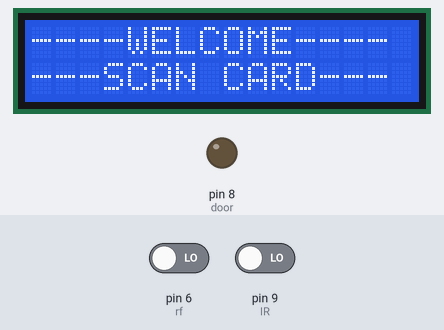
Bench run of a sketch on a simulated Arduino Uno, built with avr-gcc and run on an emulated ATmega328P. Parts: 16×2 character LCD, output pins drawn as LEDs (lit = HIGH). The inputs (shaded band) are chosen by the test bench; at power-on: pin 6 (rf) LOW, pin 9 (IR) LOW.

Above: at 0.6 s.
At 4.7 s:
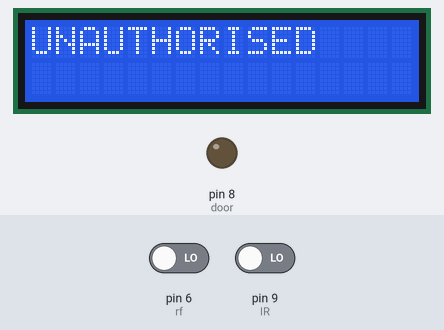
4.8 s: pin 6 (rf) driven HIGH
At 6.0 s:
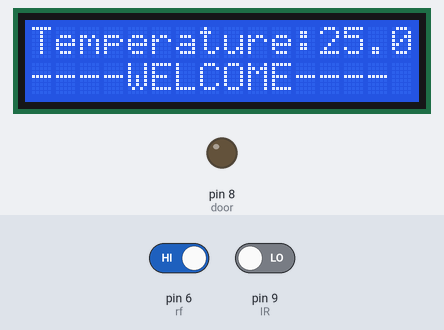
6.3 s: pin 9 (IR) driven HIGH
At 7.3 s:
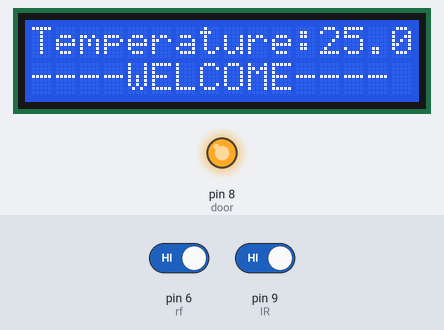
Timing chart, 0 to 9.3 s (numbered marks = the images above; inputs shaded):
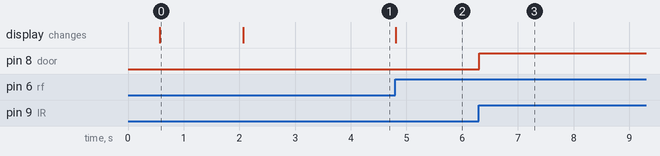

The sketch:

node-arduino-lcd.ino
```cpp
#include<LiquidCrystal.h>

const int rs = 12, en = 11, d4 = 5, d5 = 4, d6 = 3, d7 = 2, rf = 6, IR = 9, door = 8;
LiquidCrystal lcd(rs, en, d4, d5, d6, d7);

byte temp_cel = 0;
float temp;
bool rf_value, IR_value;
void setup()
{
  Serial.begin(9600);
  pinMode(rf, INPUT);
  pinMode(IR, INPUT);
  pinMode(door, OUTPUT);
  lcd.begin(16, 2);
  delay(500);
  digitalWrite(door, LOW);
  lcd.setCursor(0, 0);
  lcd.print("----WELCOME----");
  lcd.setCursor(0, 1);
  lcd.print("---SCAN CARD---");
  delay(1500);
  lcd.clear();
  rf_value = digitalRead(rf);
  IR_value = digitalRead(IR);
  if (rf_value == 1)
  {
    lcd.setCursor(0,0);
    lcd.print("HI USER_BOT");
    lcd.setCursor(0,1);
    lcd.print("AUTHORISED");
    delay(1500);
    lcd.clear();
  }
  else if ( rf_value == 0 )
  {
    lcd.setCursor(0,0);
    lcd.print("UNAUTHORISED");
    delay(1500);
  }
}
void loop()
{
  rf_value = digitalRead(rf);
  IR_value = digitalRead(IR);
  if (rf_value == 1)
  {
    if ( Serial.available())
    {
      temp_cel = Serial.read();
    }
    temp = map(temp_cel, 0, 200, 25.0, 45.0);
    lcd.setCursor(0,0);
    lcd.print("Temperature:");
    lcd.setCursor(12,0);
    lcd.print(temp);
    lcd.setCursor(0,1);
    if (temp <= 37.00)
    {
      lcd.setCursor(0, 1);
      lcd.print("----WELCOME----");
      if (IR_value == 1)
      {
        digitalWrite(door, HIGH);
        delay(10000);
      }

    }
    else
    {
      lcd.setCursor(0, 1);
      lcd.print("-----Alert!-----");
    }

  }

}
```

Measured:
- after the input at 4.8 s, the display: changes at once (image 2)
- after the input at 6.3 s, pin 8 (door): LOW → HIGH at once
- what the display in image 0 shows lasts 1.5 s, from 0.6 s to 2.1 s
